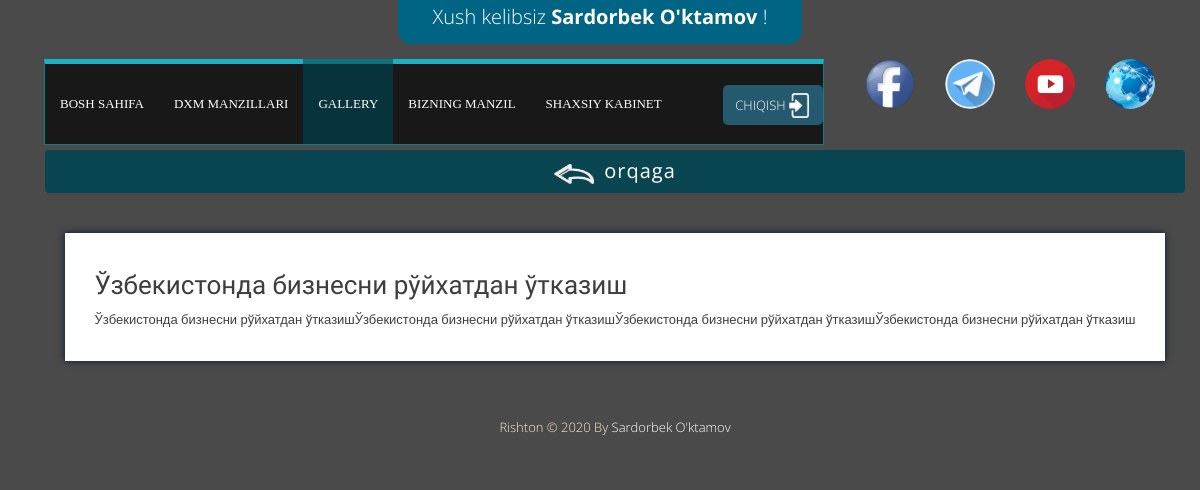
Page /allvideo/3 (signed in) on the committed database.
### myapp/models.py (models this page shows, shortened)
class Videos(models.Model):
    title = models.CharField(max_length=200, blank=True)
    description = models.TextField(null=True, blank=True)
    video = EmbedVideoField()
    sana = models.DateField(null=True, blank=True)
    vaqt = models.TimeField(auto_now_add=True, null=True, blank=True)
    class Meta:
        verbose_name = "video"
        verbose_name_plural = "Foydali videolar"

### myapp/views.py (the view)
# urls.py: path('allvideo/<int:video_id>', views.onevideo, name='onevideo'),
@login_required
def onevideo(request, video_id):
    videos = get_object_or_404(Videos, pk=video_id)
    return render(request, 'onevideo.html', {'videos': videos})

### myapp/templates/onevideo.html (shortened to what this page needs)
{% extends 'base.html' %}
{% load static %}
{% load embed_video_tags %}
{% block menu %}
    <ul class="nav navbar-nav">
        <div>
            <div class="nav navbar-nav">
                <li><a href="/">BOSH SAHIFA</a></li>
                <li><a href="{% url 'markazlar' %}">DXM MANZILLARI</a></li>
                <li class="current"><a href="{% url 'gallery' %}">GALLERY</a></li>
                <li><a href="{% url 'about' %}">BIZNING MANZIL</a></li>
                {% if user.is_authenticated %}
                    <li><a href="{% url 'user_account' %}"> SHAXSIY KABINET</a></li>
                    <form action="{% url 'logout_user' %}" method="post" class="chiqish" style="display: inline-block">
                        <button type='submit' class="chiqish_tugma" value="">
                            CHIQISH<img id="chiqish" width="10%" height="25px"
                                        src="{% static 'blog/img/icon/chiqish22.png' %}" alt="">
                        </button>
                    </form>
                {% endif %}
                </div>
        </div>
    </ul>
{% endblock menu %}
{% block content %}
    <div class="container">
        <div class="asos-orqaga1"><a class="btn asos-orqaga" href="{% url 'allvideo' %}">
            <div class="row" style="display: flex; flex-flow: row; align-items: baseline; justify-content: center;">
                <div style="width: 40px;">
                    <img src="{% static 'blog/img/icon/orqaga.png' %}" alt="" height="20rem" max-width="10%">
                </div>
                <div class="asos-orqaga2" style="font-size: 20px; padding-left: 10px; letter-spacing: 1px;">
                    orqaga
                </div>
            </div>
        </a></div>
        <div class="row">
            <div class="col-md-12" style="display: flex; flex-wrap: wrap; padding-top: 10px; justify-content: center;">
                <div class="row margin30">
                    <div class="">
                        <div class="templatemo_home_botleft shadow">
                            <div class="movie">
                                <div class="para">
                                    <div class="big ">{{ videos.title }}</div>
                                    <div class="text">
                                        <p>{{ videos.description|safe }}</p></div>
                                </div>
                            </div>
                        </div>
                        <br>
                    </div>
                </div>
{% endblock content %}

### myapp/templates/base.html (shortened to what this page needs)
{% load static %}
<!doctype html>
<html lang="en">
<head>
    <link rel="stylesheet" href="{% static 'blog/css/font-awesome.min.css' %}">
    <link rel="stylesheet" href="{% static 'blog/css/bootstrap.min.css' %}">
    <link rel="stylesheet" href="{% static 'blog/css/jquery-ui.css' %}"/>
    <link rel="stylesheet" href="{% static 'blog/css/templatemo_misc.css' %}">
    <link rel="stylesheet" href="{% static 'blog/css/templatemo_style.css' %}">
    <link rel="stylesheet" href="{% static 'blog/css/style.css' %}">
</head>
<body>
<div class="container" style="display: flex; justify-content: center;">
    {% if user.is_authenticated %}
        <a href="{% url 'user_account' %}">
    {% endif %}
    <div class="user_name">
        <p class="mr-5 mt-2">Xush kelibsiz {% if user.is_authenticated %}{% if user.first_name or user.last_name %}
            <b> {{ user.first_name }} {{ user.last_name }}{% else %}{{ user.username }}{% endif %}</b> {% else %} hurmatli foydalanuvchi{% endif %}!</p>
    </div>
    {% if user.is_authenticated %}
        </a>
    {% endif %}
</div>
<div class="container menu" style="margin-top: 15px;">
    <div class="row">
        <div class="col-sm-4">
            <div class="container-fluid" style="display: flex; justify-content: center; align-items: center;">&nbsp;&nbsp;&nbsp;
                <div class="col-sm-1 col-lg-1 col-xs-1 col-md-1">&nbsp;</div>
                <div class="col-sm-3 col-lg-3 col-xs-3 col-md-3"><a
                        href="https://www.facebook.com/fargona.davlatxizmatlariboshqarmasi"><img class="logo-hover"
                                                                                                 src="{% static 'blog/images/logos/pngegg.png' %}"
                                                                                                 alt=""></a></div>
                <div class="col-sm-3 col-lg-3 col-xs-3 col-md-3"><a href="https://t.me/davxizmat"><img
                        class="logo-hover" src="{% static 'blog/images/logos/TELEGRAM1.png' %}" alt=""></a></div>
                <div class="col-sm-3 col-lg-3 col-xs-3 col-md-3"><a
                        href="https://www.youtube.com/c/Davlatxizmatlariagentligi"><img class="logo-hover" id="youtube"
                                                                                        src="{% static 'blog/images/logos/youtube11.png' %}"
                                                                                        alt=""></a></div>
                <div class="col-sm-3 col-lg-3 col-xs-3 col-md-3"><a href="https://davxizmat.uz/"><img class="logo-hover"
                                                                                                      src="{% static 'blog/images/logos/www4.png' %}"
                                                                                                      alt=""></a></div>
            </div>
        </div>
        <div class="col-sm-8" style=" position: relative; left: 14px">
            <nav class="navbar navbar-default" role="navigation">
                <div class="container-fluid">
                    <div id="top-menu">
                        <div class="collapse navbar-collapse main_menu" id="bs-example-navbar-collapse-1">
                            {% block menu %}
                            {% endblock menu %}
                        </div>
                    </div>
            </nav>
        </div>
    </div>
</div>
<div class="container">
    {% block content %}
    {% endblock content %}
</div>
<div class="container">
    <div class="row">
        <div class="col-md-12 margin30 center">Rishton &copy; 2020 By {% if request.user.is_superuser %}<a href="/adminstrator/">{% endif %} Sardorbek O'ktamov </a></div>
        <div class="margin30">&nbsp;</div>
    </div>
</div>
</html>

### static/blog/css/templatemo_style.css (style rules this page uses)
body { max-width: 100%; font: 13px/1.85em 'Open Sans', Arial, Helvetice Neue, sans-serif; color: #fff; font-weight: 300; font-style: normal; -webkit-font-smoothing: antialiased; -webkit-text-size-adjust: 100%; background: url(../images/templatemo_pagebg.jpg) no-repeat #01090c top center; background-attachment: fixed; }
img { width: 100%; }
a, a:hover, a:focus { text-decoration: none; color: #ffffff; }
.shadow { box-shadow: 0px 0px 7px #011933; }
.margin30 { margin-top: 30px; }
.center { text-align: center; }
.templatemo_home_botleft { background: #ffffff; color: #3e3e3e; }
.templatemo_home_botleft div.para { padding: 40px 30px 20px 30px; }
.templatemo_home_botleft div.para .big { font-size: 26px; font-family: 'Oswald', sans-serif; }
.menu { margin-top: 50px; }
.navbar { border-radius: 0px; min-height: 80px; }
.navbar-default { background: none; border: none; margin: 0px; background: #181818; border-top: 5px solid #1ab2c0; border-left: 1px solid #0a7e8b; border-right: 1px solid #0a7e8b; border-bottom: 1px solid #0a7e8b; }
.navbar-default .navbar-collapse, .navbar-default .navbar-form { border-color: #000; }
.navbar-nav { width: 100%; }
.navbar-default .navbar-nav>li>a { color: #fff; }
.navbar-default .navbar-collapse ul { padding: 0px; margin: 0px; float: left; }
.navbar-default .navbar-collapse ul li { padding: 0px; margin: 0px; }
.navbar-default .navbar-collapse ul li.current { background: #07343c; color: #02e0f8; }
.navbar-collapse { padding: 0px; }
@media (min-width: 767px) { .container-fluid { padding: 0px; margin: 0px; } }
@media (min-width: 767px) { .nav>li>a { padding: 0px 25px; line-height: 80px; } }
@media (min-width: 767px) { .menu .col-sm-8, .menu .col-sm-4 { float: right; } }
@media (min-width: 767px) { .navbar-default .navbar-collapse ul li.current { border-top: 5px solid #0f707e; margin-top: -5px; } }
@media (min-width: 992px) { .navbar-default { margin-right: -30px; } }

### static/blog/css/style.css (style rules this page uses)
body { background-color: rgb(75, 74, 74); color: antiquewhite; }
.logo-hover { border-radius: 110%; }
.main_menu .navbar-nav li a { font-family: tahoma; padding-left: 15px; padding-right: 15px; }
.chiqish { position: relative; top: 21px; left: 6%; }
#chiqish { width: 20px; margin: 3px; }
.chiqish_tugma { border-radius: 5px; width: 100px; height: 40px; color: rgb(255, 255, 255); background-color:#25596e; border: none; display: flex; flex-direction: row; align-items: center; justify-content: center; }
.user_name { color: rgb(255, 255, 255); font-size: 20px; text-align: center; display: flex; align-items: center; justify-content: center; border-radius: 0px 0px 13px 13px; padding: 5px 35px; background: #006584; }
.container .asos-orqaga1 { display: flex; justify-content: center; align-items: center; width: 100%; padding-top: 5px; }
.container .asos-orqaga1 .asos-orqaga { display: flex; justify-content: center; align-items: center; width: 100%; background-color: #0a4651; }

### rows in the picture
Videos: title "Ўзбекистонда бизнесни рўйхатдан ўтказиш", description "Ўзбекистонда бизнесни рўйхатдан ўтказишЎзбекистонда бизнесни рўйхатдан ўтказишЎзбекистонда бизнесни рўйхатдан ўтказишЎзбекистонда бизнесни рўйхатдан ўтказиш"

### other values in the picture
{{ user.first_name }} "Sardorbek"
{{ user.last_name }} "O'ktamov"
